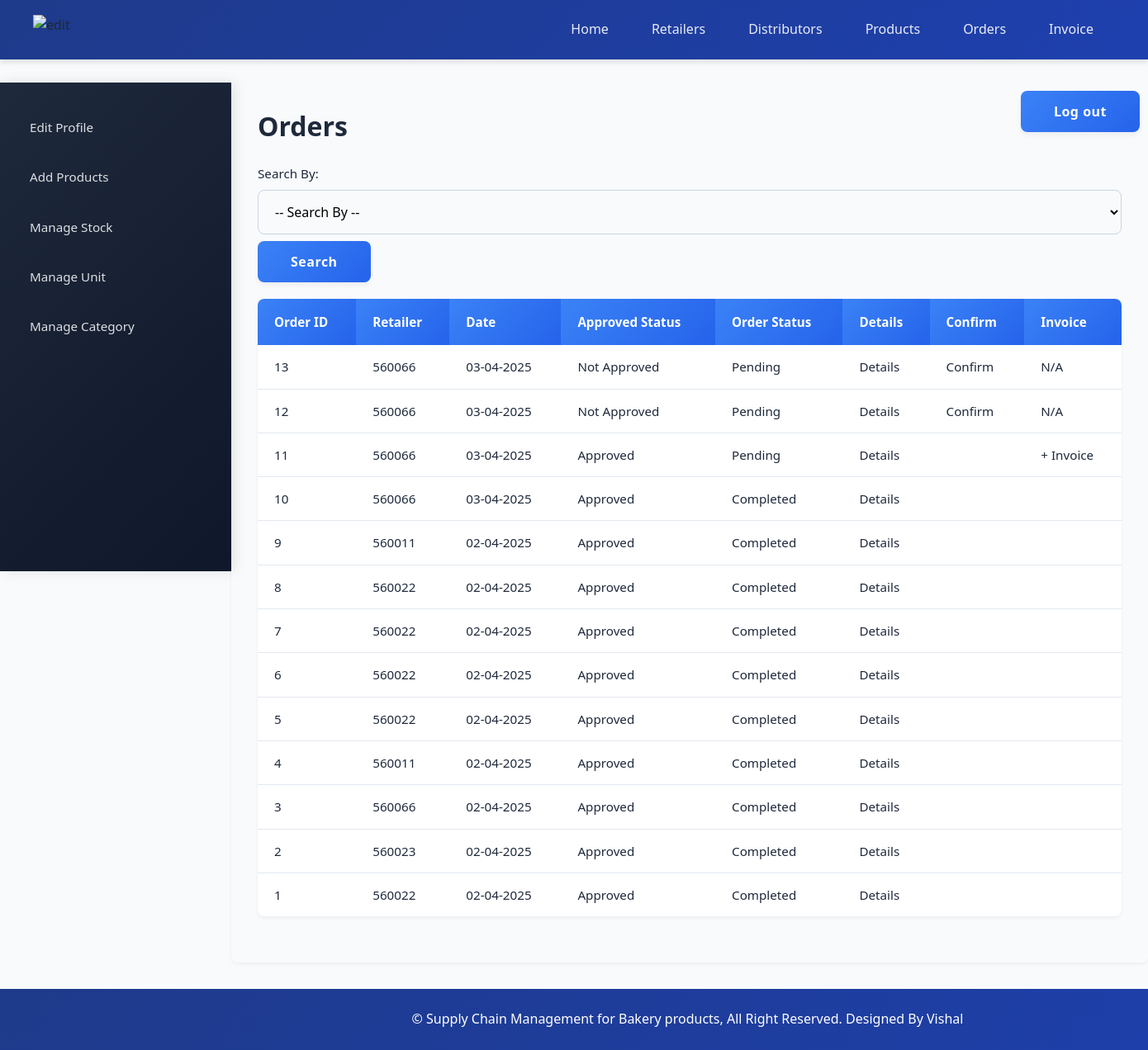
/manufacturer/view_orders.php (signed in), run on the app's committed database.
### tables this page shows
CREATE TABLE `orders` (
  `order_id` int(11) NOT NULL,
  `date` date NOT NULL,
  `retailer_id` int(11) NOT NULL,
  `approved` tinyint(1) NOT NULL,
  `status` tinyint(1) NOT NULL,
  `total_amount` decimal(10,3) NOT NULL
);

CREATE TABLE `area` (
  `area_id` int(11) NOT NULL,
  `area_name` varchar(50) NOT NULL,
  `area_code` varchar(10) NOT NULL
);

### manufacturer/view_orders.php (the view, shortened to what this page needs)
<?php
    require("../includes/config.php");
        if(isset($_SESSION['manufacturer_login'])) {
            $error = "";
            if($_SERVER['REQUEST_METHOD'] == "POST") {
                if(isset($_POST['cmbFilter'])) {
                    if(!empty($_POST['txtId'])) {
                        $result = validate_number($_POST['txtId']);
                        if($result == 1) {
                            $order_id = $_POST['txtId'];
                            $query_selectOrder = "SELECT * FROM orders,retailer,area WHERE orders.retailer_id=retailer.retailer_id AND retailer.area_id=area.area_id AND order_id='$order_id'";
                            $result_selectOrder = mysqli_query($con,$query_selectOrder);
                            $row_selectOrder = mysqli_fetch_array($result_selectOrder);
                            if(empty($row_selectOrder)){
                               $error = "* No order was found with this ID";
                            }
                            else {
                                mysqli_data_seek($result_selectOrder,0);
                            }
                        }
                        else {
                            $error = "* Invalid ID";
                        }
                    }
                    else if(!empty($_POST['cmbRetailer'])) {
                        $retailer_id = $_POST['cmbRetailer'];
                        $query_selectOrder = "SELECT * FROM orders,retailer,area WHERE orders.retailer_id=retailer.retailer_id AND retailer.area_id=area.area_id AND orders.retailer_id='$retailer_id' ORDER BY approved,status,order_id DESC";
                        $result_selectOrder = mysqli_query($con,$query_selectOrder);
                        $row_selectOrder = mysqli_fetch_array($result_selectOrder);
                        if(empty($row_selectOrder)){
                           $error = "* No order was found of the selected Retailer";
                        }
                        else {
                            mysqli_data_seek($result_selectOrder,0);
                        }
                    }
                    else if(!empty($_POST['txtDate'])) {
                        $date = $_POST['txtDate'];
                        $query_selectOrder = "SELECT * FROM orders,retailer,area WHERE orders.retailer_id=retailer.retailer_id AND retailer.area_id=area.area_id AND date='$date'";
                        $result_selectOrder = mysqli_query($con,$query_selectOrder);
                        $row_selectOrder = mysqli_fetch_array($result_selectOrder);
                        if(empty($row_selectOrder)){
                           $error = "* No order was found with the selected Date";
                        }
                        else {
                            mysqli_data_seek($result_selectOrder,0);
                        }
                    }
                    else if(!empty($_POST['cmbStatus'])) {
                        if($_POST['cmbStatus'] == "zero") {
                            $status = 0;
                        }
                        else {
                            $status = $_POST['cmbStatus'];
                        }
                        $query_selectOrder = "SELECT * FROM orders,retailer,area WHERE orders.retailer_id=retailer.retailer_id AND retailer.area_id=area.area_id AND status='$status' ORDER BY approved,order_id DESC";
                        $result_selectOrder = mysqli_query($con,$query_selectOrder);
                        $row_selectOrder = mysqli_fetch_array($result_selectOrder);
                        if(empty($row_selectOrder)){
                           $error = "* No order was found";
                        }
                        else {
                            mysqli_data_seek($result_selectOrder,0);
                        }
                    }
                    else if(!empty($_POST['cmbApproved'])) {
                        if($_POST['cmbStatus'] == "zero") {
                            $approved = 0;
                        }
                        else {
                            $approved = $_POST['cmbApproved'];
                        }
                        $query_selectOrder = "SELECT * FROM orders,retailer,area WHERE orders.retailer_id=retailer.retailer_id AND retailer.area_id=area.area_id AND approved='$approved' ORDER BY order_id DESC";
                        $result_selectOrder = mysqli_query($con,$query_selectOrder);
                        $row_selectOrder = mysqli_fetch_array($result_selectOrder);
                        if(empty($row_selectOrder)){
                           $error = "* No order was found";
                        }
                        else {
                            mysqli_data_seek($result_selectOrder,0);
                        }
                    }
                    else {
                        $error = "* Please enter the data to search for.";
                    }
                }
                else {
                    $error = "Please choose an option to search for.";
                }
            }
            else {
                $query_selectOrder = "SELECT * FROM orders,retailer,area WHERE orders.retailer_id=retailer.retailer_id AND retailer.area_id=area.area_id ORDER BY approved,status,order_id DESC;";
                $result_selectOrder = mysqli_query($con,$query_selectOrder);
            }
        }
        else {
            header('Location:../index.php');
        }
?>
<!DOCTYPE html>
<html>
<head>
    <link rel="stylesheet" href="../includes/main_style.css" >
    <link rel="stylesheet" href="css/smoothness/jquery-ui.css">
</head>
<body>
    <?php
        include("../includes/nav_manufacturer.inc.php");
        include("../includes/aside_manufacturer.inc.php");
    ?>
    <section>
        <h1>Orders</h1>
        <form action="" method="POST" class="form">
            Search By:
            <div class="input-box">
            <select name="cmbFilter" id="cmbFilter">
            <option value="" disabled selected>-- Search By --</option>
            </select>
            </div>
            <input type="submit" class="submit_button" value="Search" /> <span class="error_message"> <?php echo $error; ?> </span>
        </form>
        <form action="" method="POST" class="form">
        <table class="table_displayData" style="margin-top:20px;">
            <tr>
                <th> Order ID </th>
                <th> Retailer </th>
                <th> Date </th>
                <th> Approved Status </th>
                <th> Order Status </th>
                <th> Details </th>
                <th> Confirm </th>
                <th> Invoice </th>
            </tr>
            <?php $i=1; while($row_selectOrder = mysqli_fetch_array($result_selectOrder)) { ?>
            <tr>
                <td> <?php echo $row_selectOrder['order_id']; ?> </td>
                <td> <?php echo $row_selectOrder['area_code']; ?> </td>
                <td> <?php echo date("d-m-Y",strtotime($row_selectOrder['date'])); ?> </td>
                <td>
                    <?php
                        if($row_selectOrder['approved'] == 0) {
                            echo "Not Approved";
                        }
                        else {
                            echo "Approved";
                        }
                    ?>
                </td>
                <td>
                    <?php
                        if($row_selectOrder['status'] == 0) {
                            echo "Pending";
                        }
                        else {
                            echo "Completed";
                        }
                    ?>
                </td>
                <td> <a href="view_order_items.php?id=<?php echo $row_selectOrder['order_id']; ?>">Details</a> </td>
                <td>
                    <?php
                        if($row_selectOrder['approved'] == 0) {
                            echo "<a href=\"confirm_order.php?id=".$row_selectOrder['order_id']."\">Confirm</a>";
                        }
                        else {
                        }
                    ?>
                </td>
                <td>
                    <?php
                        if($row_selectOrder['approved'] == 1) {
                            $order_id = $row_selectOrder['order_id'];
                            $query_invoice = "SELECT * FROM invoice WHERE order_id = '$order_id'";
                            $result_invoice = mysqli_query($con, $query_invoice);
                            if(mysqli_num_rows($result_invoice) > 0) {
                                echo "<a href=\"view_invoice.php?id=".$order_id."\"></a>";
                                if($row_selectOrder['status'] == 0) {
                                    $query_update = "UPDATE orders SET status = 1 WHERE order_id = '$order_id'";
                                    mysqli_query($con, $query_update);
                                }
                            } else {
                                if($row_selectOrder['status'] == 0) {
                                    echo "<a href=\"generate_invoice.php?id=".$order_id."\">+ Invoice</a>";
                                } else {
                                    echo "N/A";
                                }
                            }
                        } else {
                            echo "N/A";
                        }
                    ?>
                </td>
            </tr>
            <?php $i++; } ?>
        </table>
        </form>
    </section>
    <?php
        include("../includes/footer.inc.php");
    ?>
</body>
</html>

### includes/main_style.css (style rules this page uses)
* { font-family: 'Segoe UI', Roboto, -apple-system, sans-serif; margin: 0; padding: 0; box-sizing: border-box; }
body { margin: auto; background-color: #f8fafc; color: #1e293b; line-height: 1.6; }
a { text-decoration: none; color: inherit; }
.input-box { width: 100%; margin: 0.5rem 0; position: relative; }
.input-box input, .input-box textarea, .input-box select { width: 100%; padding: 0.875rem 1rem; border: 1px solid #cbd5e1; border-radius: 8px; font-size: 1rem; transition: all 0.3s cubic-bezier(0.4, 0, 0.2, 1); background-color: #f8fafc; }
.submit_button { font-size: 1rem; padding: 0.875rem 2.5rem; background: linear-gradient(135deg, #3b82f6 0%, #2563eb 100%); border: none; border-radius: 8px; color: white; cursor: pointer; transition: all 0.3s cubic-bezier(0.4, 0, 0.2, 1); font-weight: 600; letter-spacing: 0.5px; box-shadow: 0 4px 6px rgba(0, 0, 0, 0.05); }
body { margin-left: 280px; min-height: 100vh; margin-top: 100px; overflow-x: hidden; }
section { max-width: 1200px; width: 100%; padding: 2rem; margin: 0 auto; }
section h1 { margin: 0 0 1.5rem; font-weight: 700; color: #1e293b; font-size: 2rem; line-height: 1.3; }
table { border-collapse: separate; border-spacing: 0; width: 100%; margin: 1.5rem 0; font-size: 0.95rem; background: white; border-radius: 8px; overflow: hidden; box-shadow: 0 2px 4px rgba(0, 0, 0, 0.05); }
.table_displayData th { background: linear-gradient(135deg, #3b82f6 0%, #2563eb 100%); color: white; padding: 1rem 1.25rem; font-weight: 600; text-align: left; }
.table_displayData td { padding: 0.875rem 1.25rem; border-bottom: 1px solid #e2e8f0; }
.table_displayData tr:last-child td { border-bottom: none; }

### data on the page
orders: order_id "13", area.area_code "560066", date "03-04-2025", approved "Not Approved", status "Pending"
orders: order_id "12", area.area_code "560066", date "03-04-2025", approved "Not Approved", status "Pending"
orders: order_id "11", area.area_code "560066", date "03-04-2025", approved "Approved", status "Pending"
orders: order_id "10", area.area_code "560066", date "03-04-2025", approved "Approved", status "Completed"
orders: order_id "9", area.area_code "560011", date "02-04-2025", approved "Approved", status "Completed"
orders: order_id "8", area.area_code "560022", date "02-04-2025", approved "Approved", status "Completed"
orders: order_id "7", area.area_code "560022", date "02-04-2025", approved "Approved", status "Completed"
orders: order_id "6", area.area_code "560022", date "02-04-2025", approved "Approved", status "Completed"
orders: order_id "5", area.area_code "560022", date "02-04-2025", approved "Approved", status "Completed"
orders: order_id "4", area.area_code "560011", date "02-04-2025", approved "Approved", status "Completed"
orders: order_id "3", area.area_code "560066", date "02-04-2025", approved "Approved", status "Completed"
orders: order_id "2", area.area_code "560023", date "02-04-2025", approved "Approved", status "Completed"
orders: order_id "1", area.area_code "560022", date "02-04-2025", approved "Approved", status "Completed"
